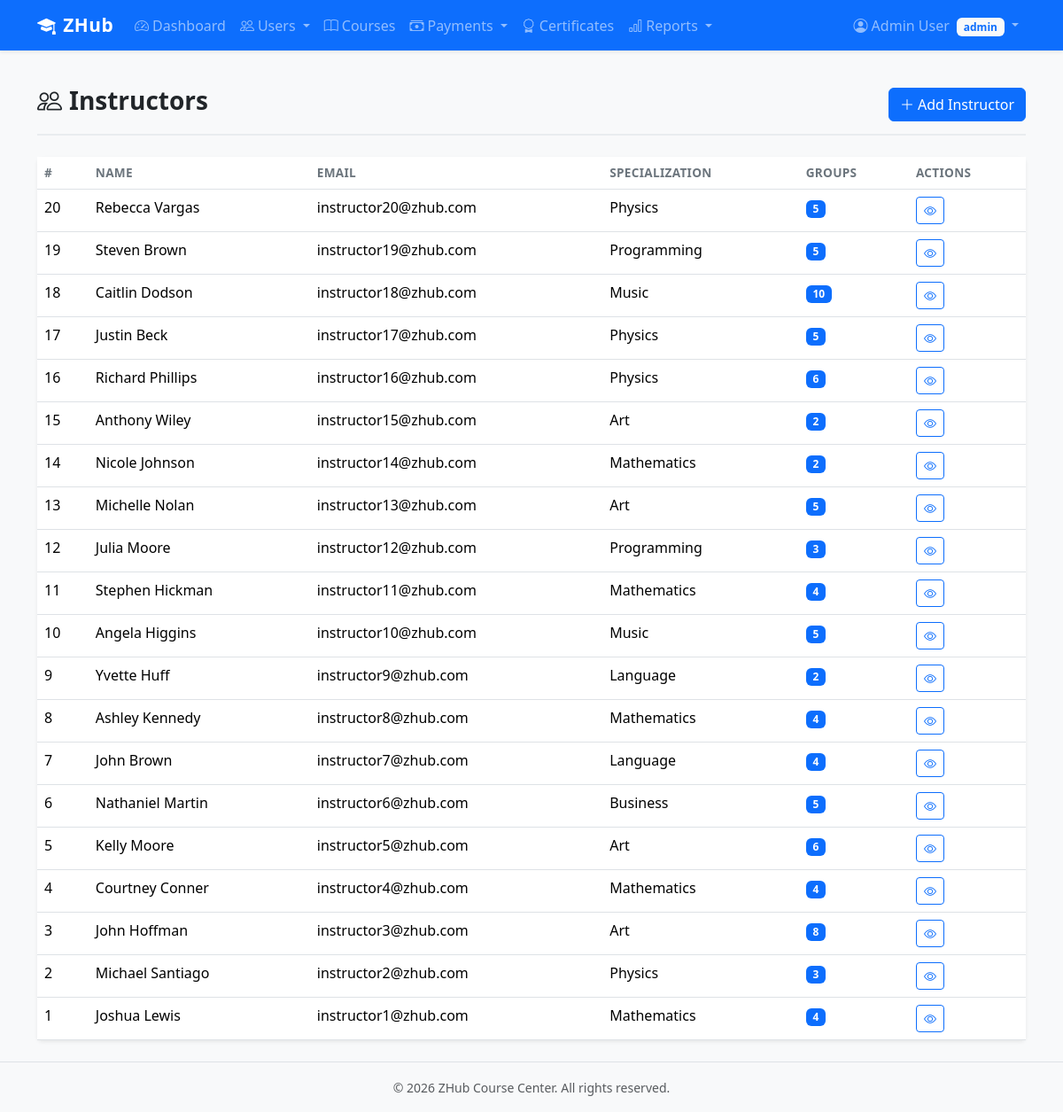
The app's page /instructors/ (signed in) with its own data.
### website/models.py (models this page shows, shortened)
class User(UserMixin, db.Model):
    __tablename__ = 'users'
    id = db.Column(db.Integer, primary_key=True)
    email = db.Column(db.String(150), unique=True, nullable=False, index=True)
    password_hash = db.Column(db.String(256), nullable=False)
    role = db.Column(db.String(20), nullable=False, default='student')  # admin / instructor / student
    first_name = db.Column(db.String(100), nullable=False)
    last_name = db.Column(db.String(100), nullable=False)
    phone = db.Column(db.String(20))
    is_active = db.Column(db.Boolean, default=True)
    created_at = db.Column(db.DateTime, default=lambda: datetime.now(timezone.utc))
    student = db.relationship('Student', backref='user', uselist=False, cascade='all, delete-orphan')
    instructor = db.relationship('Instructor', backref='user', uselist=False, cascade='all, delete-orphan')
    @property
    def full_name(self):
        return f'{self.first_name} {self.last_name}'

class Instructor(db.Model):
    __tablename__ = 'instructors'
    id = db.Column(db.Integer, primary_key=True)
    user_id = db.Column(db.Integer, db.ForeignKey('users.id'), unique=True, nullable=False)
    specialization = db.Column(db.String(200))
    bio = db.Column(db.Text)
    groups = db.relationship('Group', backref='instructor', lazy='dynamic')
    ratings = db.relationship('InstructorRating', backref='instructor', lazy='dynamic')

### website/instructors/routes.py (the view)
@instructors_bp.route('/')
@role_required('admin')
def list_instructors():
    instructors = Instructor.query.join(Instructor.user).order_by(Instructor.id.desc()).all()
    return render_template('instructors/list.html', instructors=instructors)

### website/utils.py (called while the page is built)
def role_required(*roles):
    def decorator(f):
        @wraps(f)
        @login_required
        def decorated_function(*args, **kwargs):
            if current_user.role not in roles:
                abort(403)
            return f(*args, **kwargs)
        return decorated_function
    return decorator

### website/templates/instructors/list.html (shortened to what this page needs)
{% extends "base.html" %}
{% block content %}
<div class="page-header d-flex justify-content-between align-items-center">
    <h1><i class="bi bi-people me-2"></i>Instructors</h1>
    <a href="{{ url_for('admin.create_user') }}" class="btn btn-primary"><i class="bi bi-plus-lg me-1"></i>Add Instructor</a>
</div>
{% if instructors %}
<div class="card">
    <div class="table-responsive">
        <table class="table table-hover mb-0">
            <thead>
                <tr><th>#</th><th>Name</th><th>Email</th><th>Specialization</th><th>Groups</th><th>Actions</th></tr>
            </thead>
            <tbody>
            {% for instructor in instructors %}
            <tr>
                <td>{{ instructor.id }}</td>
                <td>{{ instructor.user.full_name }}</td>
                <td>{{ instructor.user.email }}</td>
                <td>{{ instructor.specialization or '—' }}</td>
                <td><span class="badge bg-primary">{{ instructor.groups.count() }}</span></td>
                <td><a href="{{ url_for('instructors.detail', instructor_id=instructor.id) }}" class="btn btn-sm btn-outline-primary"><i class="bi bi-eye"></i></a></td>
            </tr>
            {% endfor %}
            </tbody>
        </table>
    </div>
</div>
{% else %}
<div class="empty-state">
    <i class="bi bi-people"></i>
    <p>No instructors found.</p>
</div>
{% endif %}
{% endblock %}

### website/templates/base.html (shortened to what this page needs)
<!DOCTYPE html>
<html lang="en">
<head>
    <link href="https://cdn.jsdelivr.net/npm/bootstrap@5.3.3/dist/css/bootstrap.min.css" rel="stylesheet">
    <link href="https://cdn.jsdelivr.net/npm/bootstrap-icons@1.11.3/font/bootstrap-icons.min.css" rel="stylesheet">
    <link href="{{ url_for('static', filename='css/style.css') }}" rel="stylesheet">
</head>
<body>
    <nav class="navbar navbar-expand-lg navbar-dark bg-primary shadow-sm">
        <div class="container">
            <a class="navbar-brand fw-bold" href="{{ url_for('auth.home') }}">
                <i class="bi bi-mortarboard-fill me-2"></i>ZHub
            </a>
            <div class="collapse navbar-collapse" id="mainNav">
                {% if current_user.is_authenticated %}
                <ul class="navbar-nav me-auto">
                    {% if current_user.role == 'admin' %}
                    <li class="nav-item">
                        <a class="nav-link" href="{{ url_for('admin.dashboard') }}">
                            <i class="bi bi-speedometer2 me-1"></i>Dashboard
                        </a>
                    </li>
                    <li class="nav-item dropdown">
                        <a class="nav-link dropdown-toggle" href="#" data-bs-toggle="dropdown">
                            <i class="bi bi-people me-1"></i>Users
                        </a>
                    </li>
                    <li class="nav-item">
                        <a class="nav-link" href="{{ url_for('courses.list_courses') }}">
                            <i class="bi bi-book me-1"></i>Courses
                        </a>
                    </li>
                    <li class="nav-item dropdown">
                        <a class="nav-link dropdown-toggle" href="#" data-bs-toggle="dropdown">
                            <i class="bi bi-cash-stack me-1"></i>Payments
                        </a>
                    </li>
                    <li class="nav-item">
                        <a class="nav-link" href="{{ url_for('certificates.list_certificates') }}">
                            <i class="bi bi-award me-1"></i>Certificates
                        </a>
                    </li>
                    <li class="nav-item dropdown">
                        <a class="nav-link dropdown-toggle" href="#" data-bs-toggle="dropdown">
                            <i class="bi bi-bar-chart me-1"></i>Reports
                        </a>
                    </li>
                    {% endif %}
                </ul>
                <ul class="navbar-nav">
                    <li class="nav-item dropdown">
                        <a class="nav-link dropdown-toggle" href="#" data-bs-toggle="dropdown">
                            <i class="bi bi-person-circle me-1"></i>{{ current_user.full_name }}
                            <span class="badge bg-light text-primary ms-1">{{ current_user.role }}</span>
                        </a>
                    </li>
                </ul>
                {% endif %}
            </div>
        </div>
    </nav>
    <main class="container py-4">
        {% block content %}{% endblock %}
    </main>
    <footer class="bg-light text-center text-muted py-3 mt-auto border-top">
        <div class="container">
            <small>&copy; 2026 ZHub Course Center. All rights reserved.</small>
        </div>
    </footer>
</body>
</html>

### website/static/css/style.css (style rules this page uses)
body { min-height: 100vh; display: flex; flex-direction: column; background-color: #f8f9fa; }
main { flex: 1; }
.navbar-brand { font-size: 1.3rem; letter-spacing: 0.5px; }
.card { border: none; box-shadow: 0 0.125rem 0.25rem rgba(0, 0, 0, 0.075); transition: box-shadow 0.2s ease; }
.table th { font-weight: 600; font-size: 0.85rem; text-transform: uppercase; letter-spacing: 0.3px; color: #6c757d; }
.page-header { margin-bottom: 1.5rem; padding-bottom: 0.75rem; border-bottom: 2px solid #e9ecef; }
.page-header h1 { font-size: 1.75rem; font-weight: 700; color: #212529; }

### records on screen
User: full_name "Admin User", role "admin"
Instructor: id "20", user.full_name "Rebecca Vargas", user.email "instructor20@zhub.com", specialization "Physics", groups.count "5"
Instructor: id "19", user.full_name "Steven Brown", user.email "instructor19@zhub.com", specialization "Programming", groups.count "5"
Instructor: id "18", user.full_name "Caitlin Dodson", user.email "instructor18@zhub.com", specialization "Music", groups.count "10"
Instructor: id "17", user.full_name "Justin Beck", user.email "instructor17@zhub.com", specialization "Physics", groups.count "5"
Instructor: id "16", user.full_name "Richard Phillips", user.email "instructor16@zhub.com", specialization "Physics", groups.count "6"
Instructor: id "15", user.full_name "Anthony Wiley", user.email "instructor15@zhub.com", specialization "Art", groups.count "2"
Instructor: id "14", user.full_name "Nicole Johnson", user.email "instructor14@zhub.com", specialization "Mathematics", groups.count "2"
Instructor: id "13", user.full_name "Michelle Nolan", user.email "instructor13@zhub.com", specialization "Art", groups.count "5"
Instructor: id "12", user.full_name "Julia Moore", user.email "instructor12@zhub.com", specialization "Programming", groups.count "3"
Instructor: id "11", user.full_name "Stephen Hickman", user.email "instructor11@zhub.com", specialization "Mathematics", groups.count "4"
Instructor: id "10", user.full_name "Angela Higgins", user.email "instructor10@zhub.com", specialization "Music", groups.count "5"
Instructor: id "9", user.full_name "Yvette Huff", user.email "instructor9@zhub.com", specialization "Language", groups.count "2"
Instructor: id "8", user.full_name "Ashley Kennedy", user.email "instructor8@zhub.com", specialization "Mathematics", groups.count "4"
Instructor: id "7", user.full_name "John Brown", user.email "instructor7@zhub.com", specialization "Language", groups.count "4"
Instructor: id "6", user.full_name "Nathaniel Martin", user.email "instructor6@zhub.com", specialization "Business", groups.count "5"
Instructor: id "5", user.full_name "Kelly Moore", user.email "instructor5@zhub.com", specialization "Art", groups.count "6"
Instructor: id "4", user.full_name "Courtney Conner", user.email "instructor4@zhub.com", specialization "Mathematics", groups.count "4"
Instructor: id "3", user.full_name "John Hoffman", user.email "instructor3@zhub.com", specialization "Art", groups.count "8"
Instructor: id "2", user.full_name "Michael Santiago", user.email "instructor2@zhub.com", specialization "Physics", groups.count "3"
Instructor: id "1", user.full_name "Joshua Lewis", user.email "instructor1@zhub.com", specialization "Mathematics", groups.count "4"
